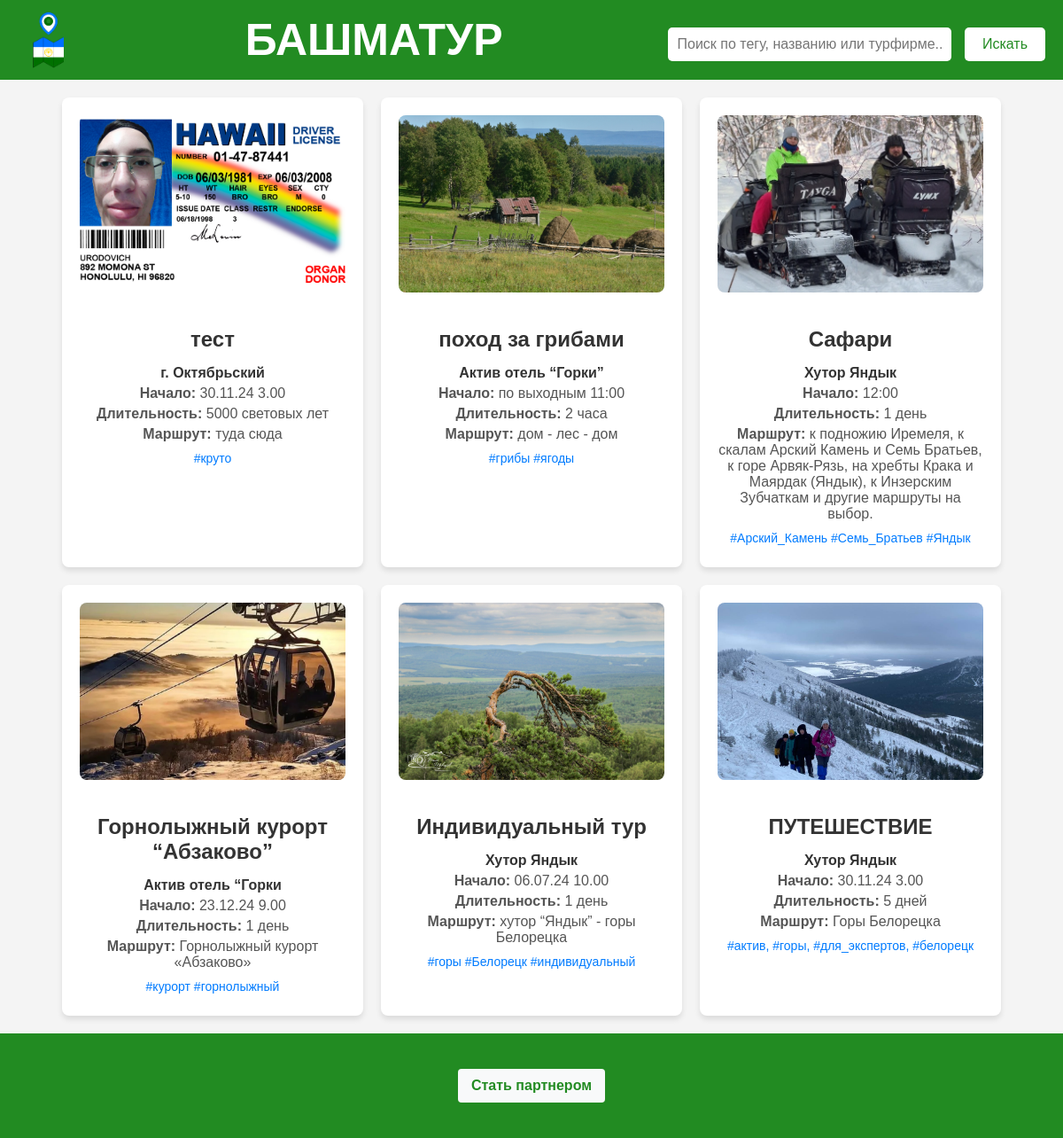
The app's page /tours, older data.
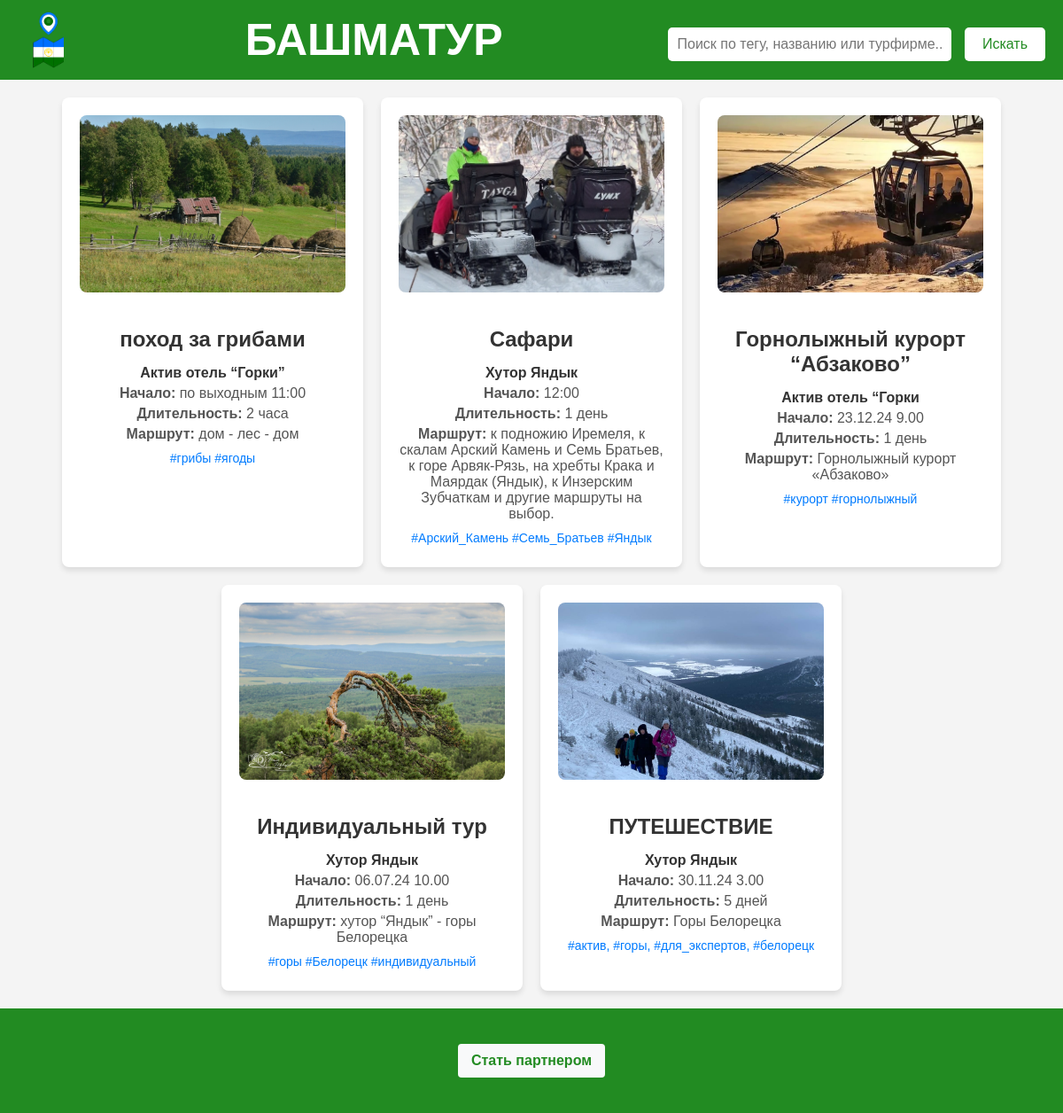
The same page, newer data.
### tables this page shows
CREATE TABLE tours (id INTEGER PRIMARY KEY AUTOINCREMENT, title varchar (255), start_time varchar (255), duration varchar (255), route varchar (255), tags varchar (255), tour_agency varchar (255), photo varchar (255), agency_id varchar (255));

### main.py (the view)
@app.get("/tours", response_class=HTMLResponse)
@limiter.limit("120/minute")
async def tours(request: Request, search: str = None):
    data = decode_jwt(request.cookies.get("Authorization"))
    if data:
        is_auth = db.login_user(data["email"], data["password"])
    else:
        is_auth = False
    all_tours = db.get_all_tours()
    all_tours = [Tour(*args) for args in all_tours]
    if search is not None:
        search_lower = search.lower()
        tour_list = [
            tour for tour in all_tours
            if search_lower in tour.tags.lower()
               or max((similar(search_lower, word) for word in tour.title.lower().split())) >= 0.5
               or max((similar(search_lower, word) for word in tour.route.lower().split())) >= 0.5
               or max((similar(search_lower, word) for word in tour.tour_agency.lower().split())) >= 0.5
        ]
    else:
        tour_list = all_tours
    return templates.TemplateResponse(request=request, name="tours.html", context={"tours": tour_list, "is_auth": is_auth})

### templates/tours.html (shortened to what this page needs)
<!DOCTYPE html>
<html lang="en">
<head>
    <link rel="stylesheet" href="/static/home.css">
</head>
<body>
    <div class="header">
        <img src="/static/logo.png" alt="Логотип сайта" class="logo">
        <div class="center-text">БАШМАТУР</div>
        <form method="GET" action="/tours">
            <input type="text" name="search" placeholder="Поиск по тегу, названию или турфирме..." value="{{ search_query }}">
            <button type="submit">Искать</button>
        </form>
    </div>
    <div class="container">
    {% for tour in tours %}
    <div class="card" onclick="window.location.href='/tour/{{ tour.id }}'">
        {% if tour.photo %}
        <img src="static/photo/{{ tour.photo }}" alt="Фото тура" class="card-photo">
        {% endif %}
        <h2>{{ tour.title }}</h2>
        <p class="agency">{{ tour.tour_agency }}</p>
        <p><strong>Начало:</strong> {{ tour.start_time }}</p>
        <p><strong>Длительность:</strong> {{ tour.duration }}</p>
        <p><strong>Маршрут:</strong> {{ tour.route }}</p>
        <p class="tags">{{ tour.tags }}</p>
    </div>
    {% endfor %}
</div>
{% extends "basement.html" %}

### templates/basement.html (shortened to what this page needs)
<footer>
  <div class="container">
    <div class="row">
        {% if is_auth %}
        <a href="/admin" class="btn btn-success">Панель управления турами</a>
        {% else %}
        <a href="/login" class="btn btn-primary">Стать партнером</a>
        {% endif %}
    </div>
  </div>
</footer>

### static/home.css (style rules this page uses)
body { font-family: Arial, sans-serif; margin: 0; padding: 0; background-color: #f4f4f4; }
.header { background-color: #228B22; color: white; padding: 20px; text-align: center; }
.header form { margin-top: 10px; }
.header input[type="text"] { padding: 10px; font-size: 16px; width: 300px; border-radius: 5px; border: none; }
.header button { padding: 10px 20px; font-size: 16px; border: none; border-radius: 5px; background-color: white; color: #228B22; cursor: pointer; margin-left: 10px; }
.container { display: flex; flex-wrap: wrap; gap: 20px; justify-content: center; padding: 20px; }
.card { background: #fff; border-radius: 8px; box-shadow: 0 4px 6px rgba(0, 0, 0, 0.1); padding: 20px; width: 300px; text-align: center; cursor: pointer; transition: transform 0.3s ease, box-shadow 0.3s ease; }
.card h2 { font-size: 24px; margin-bottom: 10px; color: #333; }
.card p { margin: 5px 0; color: #555; }
.card .tags { color: #007BFF; font-size: 14px; margin-top: 10px; }
.card .agency { margin-top: 15px; font-size: 16px; color: #333; font-weight: bold; }
.card { background: #fff; border-radius: 8px; box-shadow: 0 4px 6px rgba(0, 0, 0, 0.1); padding: 20px; width: 300px; text-align: center; cursor: pointer; transition: transform 0.3s ease, box-shadow 0.3s ease; overflow: hidden; }
.card-photo { width: 100%; height: 200px; object-fit: cover; border-radius: 8px; margin-bottom: 15px; }
.header { display: flex; align-items: center; justify-content: space-between; padding: 10px 20px; }
.header .logo { height: 70px; }
.header .center-text { flex-grow: 1; text-align: center; font-size: 50px; font-weight: bold; color: white; margin: 0; }

### templates/basement.html (style rules this page uses)
footer { background-color: #228B22; padding: 20px 0; }
.container { max-width: 1140px; margin: 0 auto; }
.row { display: flex; justify-content: space-between; align-items: center; }
.btn { display: inline-block; font-weight: bold; color: #228B22; text-decoration: none; padding: 10px 15px; border-radius: 4px; transition: background-color 0.3s ease; }
.btn-primary { background-color: #f8f9fa; }

Row changes from the older to the newer data that the page shows:
removed tours: photo (picture), title "тест", tour_agency "г. Октябрьский", start_time "30.11.24 3.00", duration "5000 световых лет", route "туда сюда", tags "#круто"
